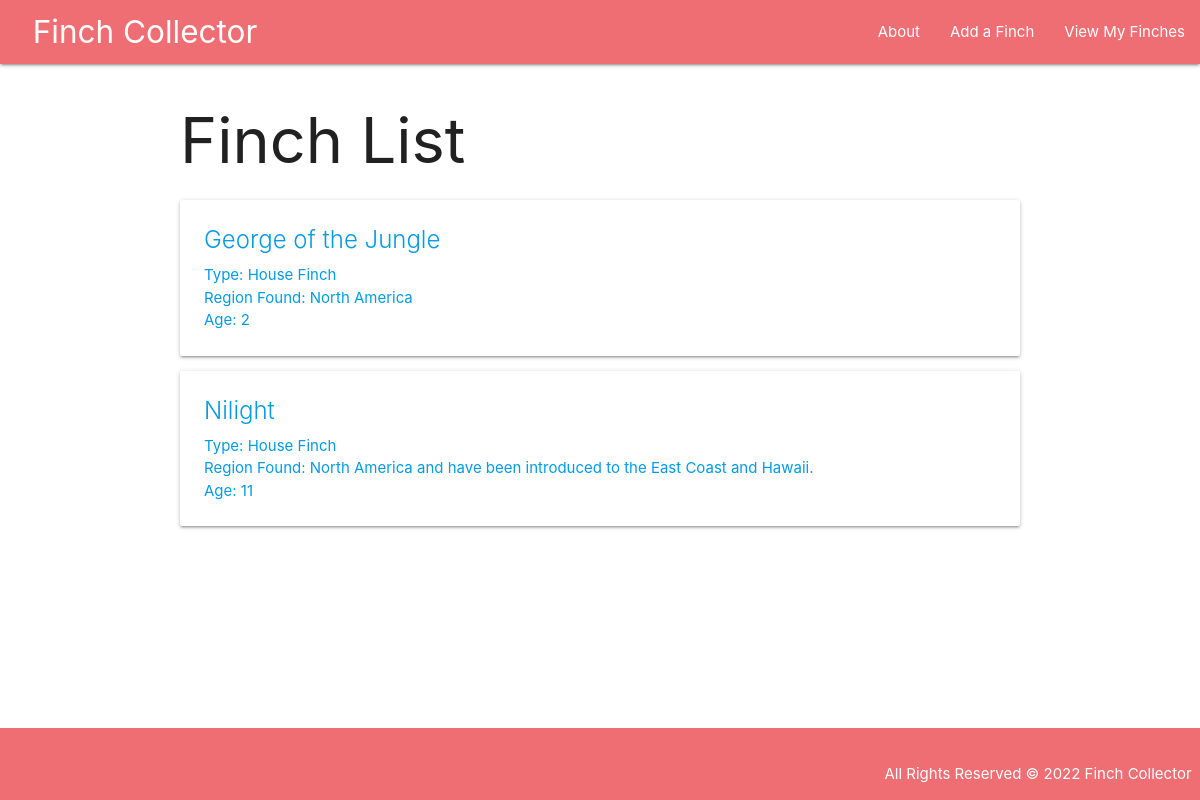
/finches/, run on an earlier commit of the app's database.
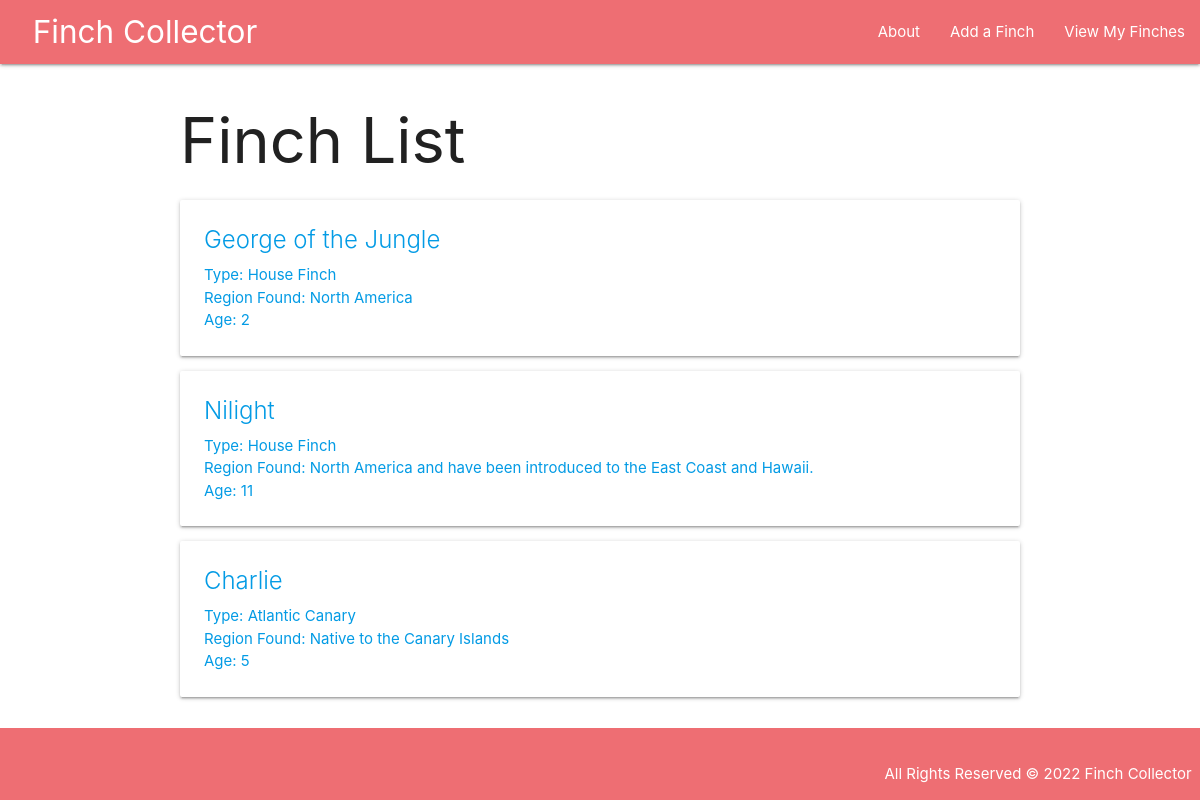
And on a later commit of the database.
### main_app/models.py (models this page shows, shortened)
class Finch(models.Model):
  name = models.CharField(max_length=100)
  type = models.CharField(max_length=100)
  region = models.TextField(max_length=250)
  age = models.IntegerField()

### main_app/views.py (the view)
# urls.py: path('finches/', views.finches_index, name='index'),
def finches_index(request):
  finches = Finch.objects.all()
  return render(request, 'finches/index.html', { 'finches' : finches, 'page_name': 'Finches' })

### main_app/templates/finches/index.html
{% extends 'base.html' %}
{% block content %}
  <h1>Finch List</h1>
  {% for finch in finches %}
    <div class="card">
      <a href="{% url 'details' finch.id %}">
        <div class="card-content">
          <span class="card-title">{{ finch.name }}</span>
          <p>Type: {{ finch.type }}</p>
          <p>Region Found: {{ finch.region }}</p>
          <p>Age: {{ finch.age }}</p>
        </div>
      </a>
    </div>
  {% endfor %}
{% endblock %}

### main_app/templates/base.html (shortened to what this page needs)
{% load static %}
<!DOCTYPE html>
<html lang="en">
<head>
  <link
  rel="stylesheet"
  href="https://cdnjs.cloudflare.com/ajax/libs/materialize/1.0.0/css/materialize.min.css"
  />
  <link rel="stylesheet" href="{% static 'css/style.css' %}">
</head>
<body>
  <header class="navbar-fixed">
    <nav>
      <div class="nav-wrapper">
        <ul>
          <li>
            <a href="/" class="left brand-logo">&nbsp;&nbsp;Finch Collector</a>
          </li>
        </ul>
        <ul class="right">
          <li><a href="{% url 'about' %}">About</a></li>
          <li><a href="{% url 'finch_create' %}">Add a Finch</a></li>
          <li><a href="{% url 'index' %}">View My Finches</a></li>
        </ul>
      </div>
    </nav>
  </header>
  <main class="container">
    {% block content %}
    {% endblock %}
  </main>
  <footer class="page-footer">
    <p class="right">
      All Rights Reserved &copy; 2022 Finch Collector &nbsp;
    </p>
  </footer>
</body>
</html>

### main_app/static/css/style.css (style rules this page uses)
body { display: flex; flex-direction: column; min-height: 100vh; }
.nav-wrapper { padding-left: 1rem; }
main { flex-grow: 1; }
footer { padding-top: 0; text-align: right; }

What changed in the data, as far as the page shows it:
added Finch: name "Charlie", type "Atlantic Canary", region "Native to the Canary Islands", age "5"
